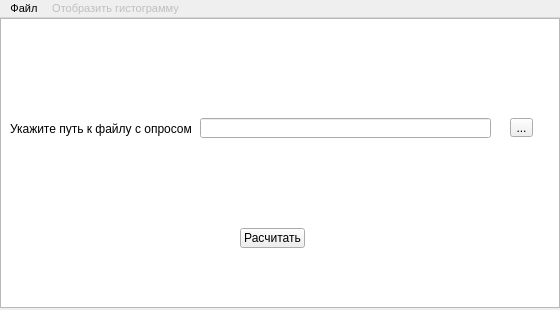
<?xml version="1.0" encoding="UTF-8"?>
<ui version="4.0">
 <class>MainWindow</class>
 <widget class="QMainWindow" name="MainWindow">
  <property name="geometry">
   <rect>
    <x>0</x>
    <y>0</y>
    <width>560</width>
    <height>310</height>
   </rect>
  </property>
  <property name="sizePolicy">
   <sizepolicy hsizetype="Fixed" vsizetype="Fixed">
    <horstretch>0</horstretch>
    <verstretch>0</verstretch>
   </sizepolicy>
  </property>
  <property name="minimumSize">
   <size>
    <width>560</width>
    <height>310</height>
   </size>
  </property>
  <property name="maximumSize">
   <size>
    <width>560</width>
    <height>310</height>
   </size>
  </property>
  <property name="windowTitle">
   <string>Средняя зарплата в районах Рязанской области</string>
  </property>
  <widget class="QWidget" name="centralwidget">
   <widget class="QWidget" name="WShow" native="true">
    <property name="geometry">
     <rect>
      <x>0</x>
      <y>0</y>
      <width>560</width>
      <height>290</height>
     </rect>
    </property>
    <widget class="QTextEdit" name="textEdit">
     <property name="enabled">
      <bool>true</bool>
     </property>
     <property name="geometry">
      <rect>
       <x>0</x>
       <y>0</y>
       <width>560</width>
       <height>290</height>
      </rect>
     </property>
     <property name="readOnly">
      <bool>true</bool>
     </property>
    </widget>
   </widget>
   <widget class="QWidget" name="WOpen" native="true">
    <property name="geometry">
     <rect>
      <x>0</x>
      <y>0</y>
      <width>560</width>
      <height>290</height>
     </rect>
    </property>
    <widget class="QLabel" name="label">
     <property name="enabled">
      <bool>true</bool>
     </property>
     <property name="geometry">
      <rect>
       <x>10</x>
       <y>100</y>
       <width>191</width>
       <height>21</height>
      </rect>
     </property>
     <property name="text">
      <string>Укажите путь к файлу с опросом</string>
     </property>
    </widget>
    <widget class="QPushButton" name="pushButton">
     <property name="geometry">
      <rect>
       <x>240</x>
       <y>210</y>
       <width>65</width>
       <height>20</height>
      </rect>
     </property>
     <property name="text">
      <string>Расчитать</string>
     </property>
    </widget>
    <widget class="QLineEdit" name="lineEdit">
     <property name="geometry">
      <rect>
       <x>200</x>
       <y>100</y>
       <width>291</width>
       <height>20</height>
      </rect>
     </property>
    </widget>
    <widget class="QToolButton" name="toolButton">
     <property name="geometry">
      <rect>
       <x>510</x>
       <y>100</y>
       <width>23</width>
       <height>19</height>
      </rect>
     </property>
     <property name="text">
      <string>...</string>
     </property>
     <property name="popupMode">
      <enum>QToolButton::DelayedPopup</enum>
     </property>
    </widget>
   </widget>
  </widget>
  <widget class="QMenuBar" name="menuBar">
   <property name="geometry">
    <rect>
     <x>0</x>
     <y>0</y>
     <width>560</width>
     <height>17</height>
    </rect>
   </property>
   <property name="font">
    <font>
     <family>MS Shell Dlg 2</family>
     <pointsize>8</pointsize>
    </font>
   </property>
   <widget class="QMenu" name="file">
    <property name="font">
     <font>
      <family>MS Shell Dlg 2</family>
      <pointsize>8</pointsize>
     </font>
    </property>
    <property name="title">
     <string>Файл</string>
    </property>
    <addaction name="action_Excel"/>
    <addaction name="action"/>
    <addaction name="separator"/>
    <addaction name="save"/>
    <addaction name="saveas"/>
   </widget>
   <widget class="QMenu" name="hist">
    <property name="enabled">
     <bool>false</bool>
    </property>
    <property name="geometry">
     <rect>
      <x>399</x>
      <y>109</y>
      <width>146</width>
      <height>36</height>
     </rect>
    </property>
    <property name="font">
     <font>
      <family>MS Shell Dlg 2</family>
      <pointsize>8</pointsize>
     </font>
    </property>
    <property name="title">
     <string>Отобразить гистограмму</string>
    </property>
   </widget>
   <addaction name="file"/>
   <addaction name="hist"/>
  </widget>
  <action name="action_Excel">
   <property name="text">
    <string>Импорт из Excel</string>
   </property>
   <property name="font">
    <font>
     <kerning>true</kerning>
    </font>
   </property>
   <property name="autoRepeat">
    <bool>false</bool>
   </property>
  </action>
  <action name="action">
   <property name="text">
    <string>Открыть</string>
   </property>
  </action>
  <action name="save">
   <property name="enabled">
    <bool>false</bool>
   </property>
   <property name="text">
    <string>Сохранить</string>
   </property>
   <property name="visible">
    <bool>true</bool>
   </property>
  </action>
  <action name="saveas">
   <property name="enabled">
    <bool>false</bool>
   </property>
   <property name="text">
    <string>Сохранить как</string>
   </property>
   <property name="visible">
    <bool>true</bool>
   </property>
  </action>
 </widget>
 <resources/>
 <connections/>
</ui>
